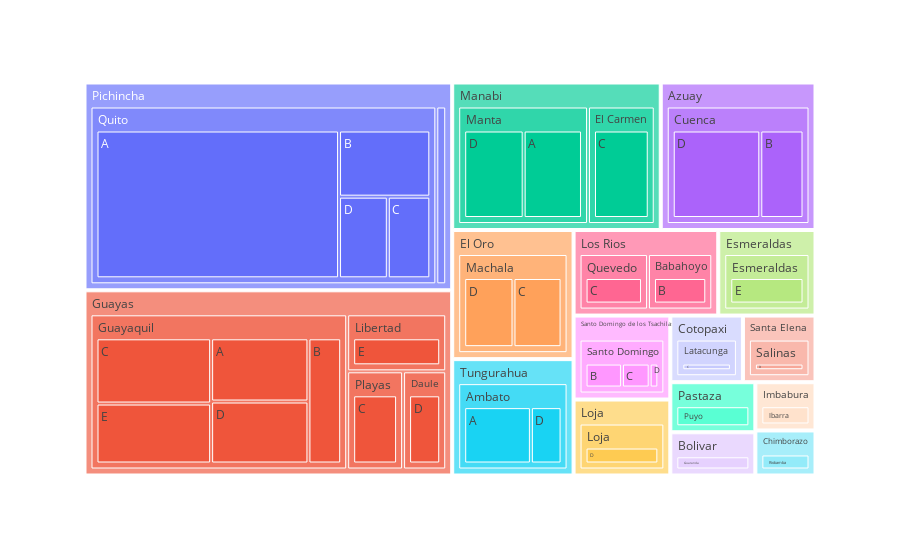

Notebook code cell kept with this figure:
### Code cell
import plotly.express as px

fig = px.treemap(df_stores, path=['state', 'city', 'type'], values='store_nbr', color_continuous_scale= 'rdbu')
fig.show()

### Figure 1 — Plotly figure (JSON) as saved in the notebook; plotly's stock layout.template omitted (floating-point values rounded to 4 significant figures)
{"data": [{"branchvalues": "total", "domain": {"x": [0, 1], "y": [0, 1]}, "hovertemplate": "labels=%{label}<br>store_nbr=%{value}<br>parent=%{parent}<br>id=%{id}<extra></extra>", "ids": ["Tungurahua/Ambato/A", "Guayas/Guayaquil/A", "Manabi/Manta/A", "Pichincha/Quito/A", "Los Rios/Babahoyo/B", "Pichincha/Cayambe/B", "Azuay/Cuenca/B", "Guayas/Guayaquil/B", "Pichincha/Quito/B", "Santo Domingo de los Tsachilas/Santo Domingo/B", "Manabi/El Carmen/C", "Bolivar/Guaranda/C", "Guayas/Guayaquil/C", "Imbabura/Ibarra/C", "Cotopaxi/Latacunga/C", "El Oro/Machala/C", "Guayas/Playas/C", "Pastaza/Puyo/C", "Los Rios/Quevedo/C", "Pichincha/Quito/C", "Chimborazo/Riobamba/C", "Santo Domingo de los Tsachilas/Santo Domingo/C", "Tungurahua/Ambato/D", "Azuay/Cuenca/D", "Guayas/Daule/D", "Guayas/Guayaquil/D", "Loja/Loja/D", "El Oro/Machala/D", "Manabi/Manta/D", "Pichincha/Quito/D", "Santa Elena/Salinas/D", "Santo Domingo de los Tsachilas/Santo Domingo/D", "Esmeraldas/Esmeraldas/E", "Guayas/Guayaquil/E", "Guayas/Libertad/E", "Tungurahua/Ambato", "Los Rios/Babahoyo", "Pichincha/Cayambe", "Azuay/Cuenca", "Guayas/Daule", "Manabi/El Carmen", "Esmeraldas/Esmeraldas", "Bolivar/Guaranda", "Guayas/Guayaquil", "Imbabura/Ibarra", "Cotopaxi/Latacunga", "Guayas/Libertad", "Loja/Loja", "El Oro/Machala", "Manabi/Manta", "Guayas/Playas", "Pastaza/Puyo", "Los Rios/Quevedo", "Pichincha/Quito", "Chimborazo/Riobamba", "Santa Elena/Salinas", "Santo Domingo de los Tsachilas/Santo Domingo", "Azuay", "Bolivar", "Chimborazo", "Cotopaxi", "El Oro", "Esmeraldas", "Guayas", "Imbabura", "Loja", "Los Rios", "Manabi", "Pastaza", "Pichincha", "Santa Elena", "Santo Domingo de los Tsachilas", "Tungurahua"], "labels": ["A", "A", "A", "A", "B", "B", "B", "B", "B", "B", "C", "C", "C", "C", "C", "C", "C", "C", "C", "C", "C", "C", "D", "D", "D", "D", "D", "D", "D", "D", "D", "D", "E", "E", "E", "Ambato", "Babahoyo", "Cayambe", "Cuenca", "Daule", "El Carmen", "Esmeraldas", "Guaranda", "Guayaquil", "Ibarra", "Latacunga", "Libertad", "Loja", "Machala", "Manta", "Playas", "Puyo", "Quevedo", "Quito", "Riobamba", "Salinas", "Santo Domingo", "Azuay", "Bolivar", "Chimborazo", "Cotopaxi", "El Oro", "Esmeraldas", "Guayas", "Imbabura", "Loja", "Los Rios", "Manabi", "Pastaza", "Pichincha", "Santa Elena", "Santo Domingo de los Tsachilas", "Tungurahua"], "name": "", "parents": ["Tungurahua/Ambato", "Guayas/Guayaquil", "Manabi/Manta", "Pichincha/Quito", "Los Rios/Babahoyo", "Pichincha/Cayambe", "Azuay/Cuenca", "Guayas/Guayaquil", "Pichincha/Quito", "Santo Domingo de los Tsachilas/Santo Domingo", "Manabi/El Carmen", "Bolivar/Guaranda", "Guayas/Guayaquil", "Imbabura/Ibarra", "Cotopaxi/Latacunga", "El Oro/Machala", "Guayas/Playas", "Pastaza/Puyo", "Los Rios/Quevedo", "Pichincha/Quito", "Chimborazo/Riobamba", "Santo Domingo de los Tsachilas/Santo Domingo", "Tungurahua/Ambato", "Azuay/Cuenca", "Guayas/Daule", "Guayas/Guayaquil", "Loja/Loja", "El Oro/Machala", "Manabi/Manta", "Pichincha/Quito", "Santa Elena/Salinas", "Santo Domingo de los Tsachilas/Santo Domingo", "Esmeraldas/Esmeraldas", "Guayas/Guayaquil", "Guayas/Libertad", "Tungurahua", "Los Rios", "Pichincha", "Azuay", "Guayas", "Manabi", "Esmeraldas", "Bolivar", "Guayas", "Imbabura", "Cotopaxi", "Guayas", "Loja", "El Oro", "Manabi", "Guayas", "Pastaza", "Los Rios", "Pichincha", "Chimborazo", "Santa Elena", "Santo Domingo de los Tsachilas", "", "", "", "", "", "", "", "", "", "", "", "", "", "", "", ""], "type": "treemap", "values": [50, 51, 52, 279, 31, 11, 39, 34, 47, 21, 54, 19, 62, 15, 25, 40, 35, 22, 33, 27, 14, 16, 23, 79, 27, 50, 38, 41, 53, 31, 25, 5, 43, 57, 36, 73, 31, 11, 118, 27, 54, 43, 19, 254, 15, 25, 36, 38, 81, 105, 35, 22, 33, 384, 14, 25, 42, 118, 19, 14, 25, 81, 43, 352, 15, 38, 64, 159, 22, 395, 25, 42, 73]}], "layout": {"legend": {"tracegroupgap": 0}, "margin": {"t": 60}}}
